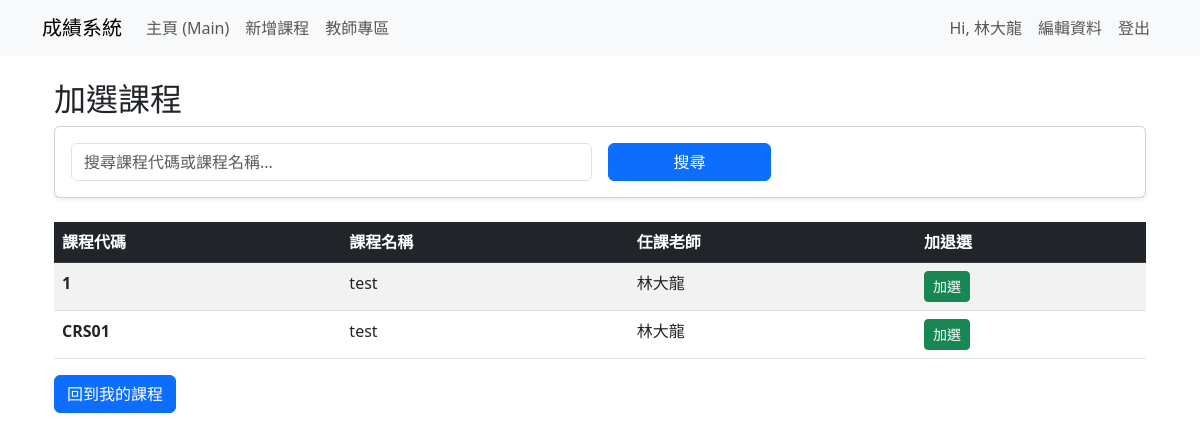
Before: /accounts/courses/available/ (signed in) with the older database file.
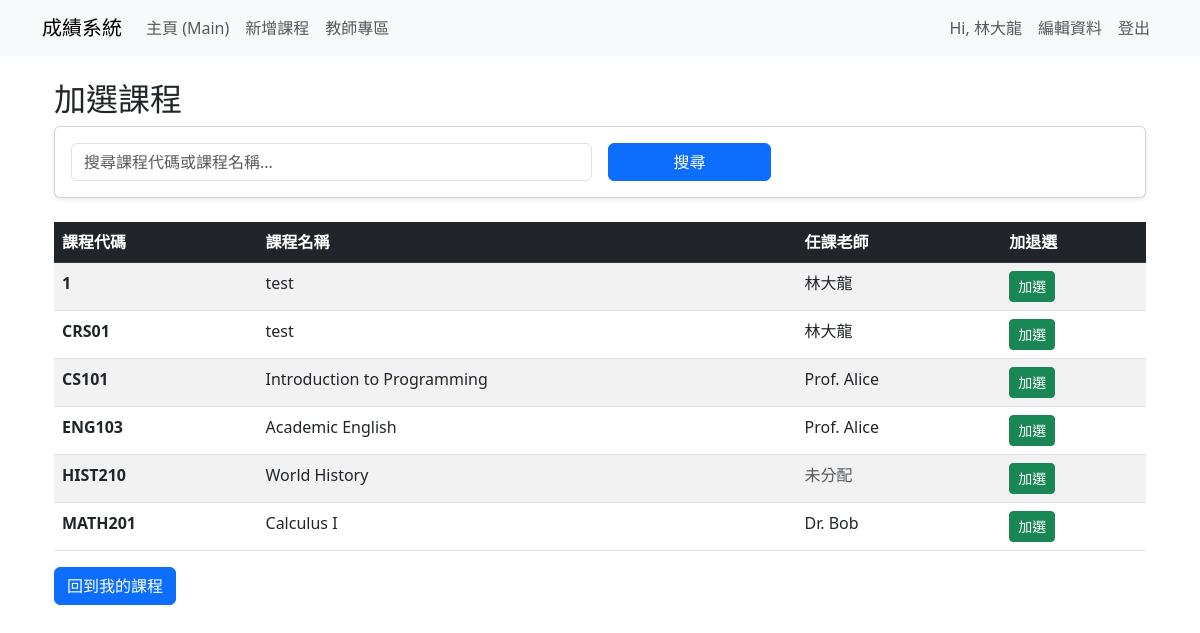
After: the same page with the newer database file.
### grades/models.py (models this page shows, shortened)
class Course(models.Model):
    SCHEDULE_CHOICES = [
        ('週一', [
            ('MON_1', '第1節 08:00-09:00'),
            ('MON_2', '第2節 09:10-10:10'),
            ('MON_3', '第3節 10:20-11:20'),
            ('MON_4', '第4節 11:30-12:30'),
            ('MON_5', '第5節 13:30-14:30'),
            ('MON_6', '第6節 14:40-15:40'),
            ('MON_7', '第7節 15:50-16:50'),
            ('MON_8', '第8節 17:00-18:00'),
        ]),
        ('週二', [
            ('TUE_1', '第1節 08:00-09:00'),
            ('TUE_2', '第2節 09:10-10:10'),
            ('TUE_3', '第3節 10:20-11:20'),
            ('TUE_4', '第4節 11:30-12:30'),
            ('TUE_5', '第5節 13:30-14:30'),
            ('TUE_6', '第6節 14:40-15:40'),
            ('TUE_7', '第7節 15:50-16:50'),
            ('TUE_8', '第8節 17:00-18:00'),
        ]),
        ('週三', [
            ('WED_1', '第1節 08:00-09:00'),
            ('WED_2', '第2節 09:10-10:10'),
            ('WED_3', '第3節 10:20-11:20'),
            ('WED_4', '第4節 11:30-12:30'),
            ('WED_5', '第5節 13:30-14:30'),
            ('WED_6', '第6節 14:40-15:40'),
            ('WED_7', '第7節 15:50-16:50'),
            ('WED_8', '第8節 17:00-18:00'),
        ]),
        ('週四', [
            ('THU_1', '第1節 08:00-09:00'),
            ('THU_2', '第2節 09:10-10:10'),
            ('THU_3', '第3節 10:20-11:20'),
            ('THU_4', '第4節 11:30-12:30'),
            ('THU_5', '第5節 13:30-14:30'),
            ('THU_6', '第6節 14:40-15:40'),
            ('THU_7', '第7節 15:50-16:50'),
            ('THU_8', '第8節 17:00-18:00'),
        ]),
        ('週五', [
            ('FRI_1', '第1節 08:00-09:00'),
            ('FRI_2', '第2節 09:10-10:10'),
            ('FRI_3', '第3節 10:20-11:20'),
            ('FRI_4', '第4節 11:30-12:30'),
            ('FRI_5', '第5節 13:30-14:30'),
            ('FRI_6', '第6節 14:40-15:40'),
            ('FRI_7', '第7節 15:50-16:50'),
            ('FRI_8', '第8節 17:00-18:00'),
        ]),
    ]
    name = models.CharField(max_length=100, verbose_name="課程名稱")
    code = models.CharField(max_length=20, unique=True, verbose_name="課程號碼")
    description = models.TextField(blank=True, verbose_name="課程描述")
    schedule = models.CharField(max_length=200, blank=False, verbose_name="上課時間")
    credits = models.PositiveSmallIntegerField(default=3, verbose_name="學分數")
    teacher = models.ForeignKey(
        User,
        null=True,
        blank=True,
        on_delete=models.SET_NULL,
        related_name='teaching_courses',
        verbose_name="任課教師",
    )
    capacity = models.PositiveIntegerField(default=40, verbose_name="課程人數上限")

class Profile(models.Model):
    user = models.OneToOneField(User, on_delete=models.CASCADE, related_name='profile')
    full_name = models.CharField(max_length=150, blank=True, verbose_name="姓名")
    avatar = models.ImageField(upload_to='avatars/', null=True, blank=True, verbose_name="個人頭像")
    is_teacher = models.BooleanField(default=False, verbose_name="是否為教師")

### grades/views.py (the view)
# urls.py: path('courses/available/', views.available_courses, name='available_courses'),
@login_required
def available_courses(request):
    enrolled_course_ids = Enrollment.objects.filter(student=request.user).values_list('course_id', flat=True)
    available = Course.objects.exclude(id__in=enrolled_course_ids).order_by('code')
    search_query = request.GET.get('search', '').strip()
    if search_query:
        from django.db.models import Q
        available = available.filter(
            Q(name__icontains=search_query) | Q(code__icontains=search_query)
        )
    return render(request, 'available_courses.html', {
        'courses': available,
        'search_query': search_query
    })

### templates/available_courses.html (shortened to what this page needs)
{% extends 'base.html' %}
{% block content %}
<div class="container mt-4">
  <h2>加選課程</h2>
  <div class="card mb-4 shadow-sm">
    <div class="card-body">
      <form method="get" action="{% url 'available_courses' %}" class="row g-3">
        <div class="col-md-6">
          <input
            type="text"
            class="form-control"
            name="search"
            placeholder="搜尋課程代碼或課程名稱..."
            value="{{ search_query }}"
          >
        </div>
        <div class="col-md-2">
          <button type="submit" class="btn btn-primary w-100">搜尋</button>
        </div>
      </form>
    </div>
  </div>
  {% if courses %}
  <table class="table table-striped table-hover">
    <thead class="table-dark">
      <tr>
        <th>課程代碼</th>
        <th>課程名稱</th>
        <th>任課老師</th>
        <th>加退選</th>
      </tr>
    </thead>
    <tbody>
      {% for course in courses %}
      <tr>
        <td><strong>{{ course.code }}</strong></td>
        <td>{{ course.name }}</td>
        <td>
          {% if course.teacher %}
            {{ course.teacher.profile.full_name|default:course.teacher.username }}
          {% else %}
            <span class="text-muted">未分配</span>
          {% endif %}
        </td>
        <td>
          {% if user.is_authenticated %}
            <form method="post" action="{% url 'enroll_student_course' course.id %}" style="display:inline;">
              <button type="submit" class="btn btn-sm btn-success">加選</button>
            </form>
          {% else %}
            <a href="{% url 'login' %}?next={% url 'available_courses' %}" class="btn btn-sm btn-outline-primary">請先登入</a>
          {% endif %}
        </td>
      </tr>
      {% endfor %}
    </tbody>
  </table>
  {% else %}
  <div class="alert alert-info">沒有可加選的課程。</div>
  {% endif %}
  <div class="mt-3">
    <a href="{% url 'student_courses' %}" class="btn btn-primary">回到我的課程</a>
  </div>
</div>
{% endblock %}

Changed rows visible on the page:
added Course: code "CS101", name "Introduction to Programming", teacher.profile.full_name "Prof. Alice"
added Course: code "ENG103", name "Academic English", teacher.profile.full_name "Prof. Alice"
added Course: code "HIST210", name "World History", shows "未分配"
added Course: code "MATH201", name "Calculus I", teacher.profile.full_name "Dr. Bob"
